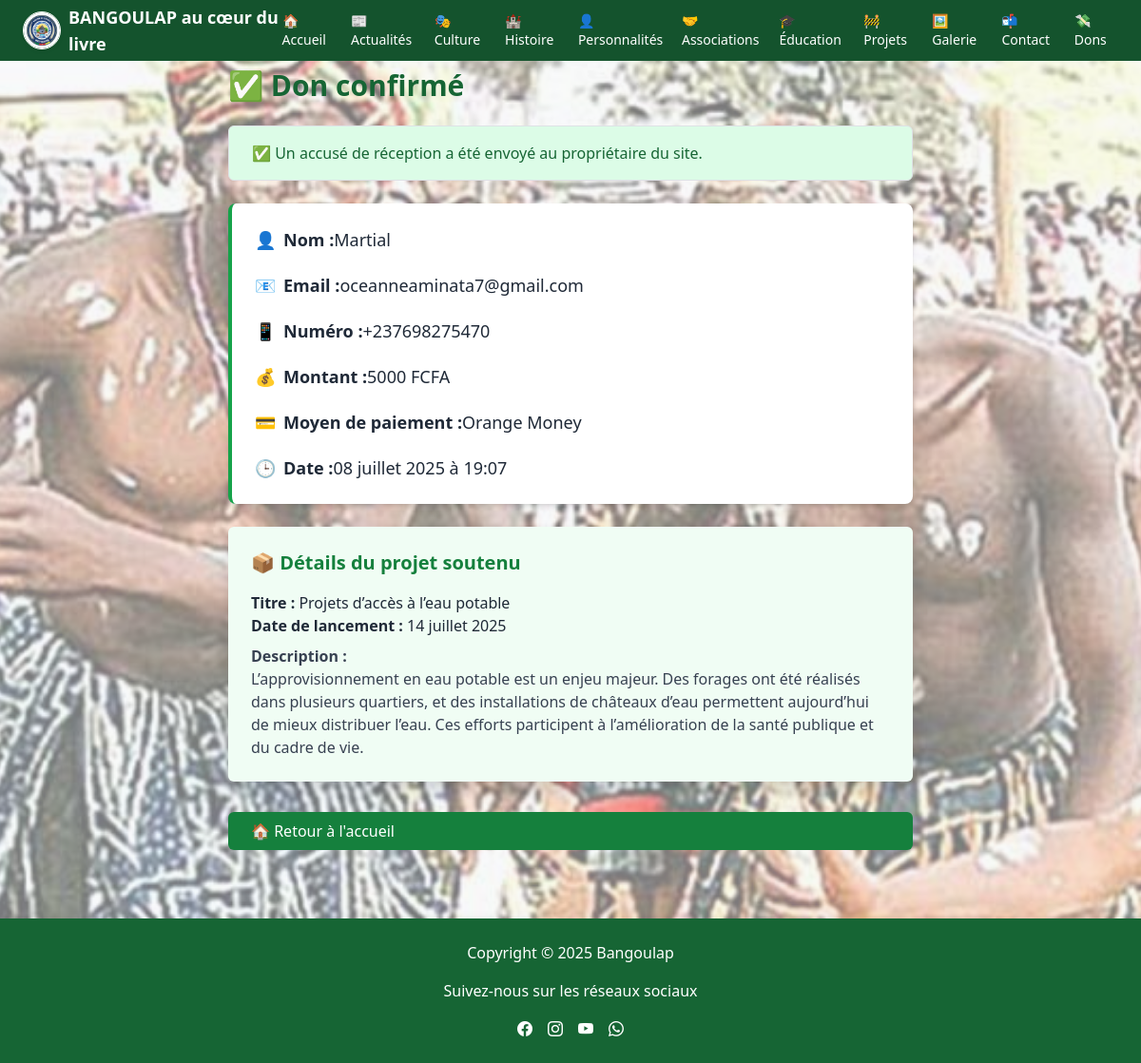
The page /dons/confirmation/25/ on the database its author committed.
### dons/models.py (models this page shows, shortened)
class Don(models.Model):
    MOYENS_PAIEMENT = (
        ('momo', 'Mobile Money'),
        ('om', 'Orange Money'),
    )
    nom = models.CharField(max_length=100)
    email = models.EmailField()
    numero = models.CharField(max_length=20)
    montant = models.PositiveIntegerField()
    moyen = models.CharField(max_length=10, choices=MOYENS_PAIEMENT)
    projet = models.ForeignKey(Projet, on_delete=models.CASCADE, related_name='dons')
    created_at = models.DateTimeField(auto_now_add=True)

### projets/models.py (models this page shows, shortened)
class Projet(models.Model):
    titre = models.CharField(max_length=200)
    description = models.TextField()
    date_lancement = models.DateField()
    image = models.ImageField(upload_to='projets/images/', blank=True, null=True)

### dons/views.py (the view)
# urls.py: path('confirmation/<int:don_id>/', views.confirmation_don, name='confirmation'),
def confirmation_don(request, don_id):
    don = get_object_or_404(Don, id=don_id)
    return render(request, 'dons/confirmation_don.html', {'don': don, 'email_envoye': True})

### dons/templates/dons/confirmation_don.html (shortened to what this page needs)
{% extends 'base.html' %}
{% load static %}
{% block content %}
<section class="max-w-3xl mx-auto px-6 py-10">
    <h1 class="text-3xl font-bold text-green-800 mb-6">✅ Don confirmé</h1>
    {% if email_envoye %}
        <div class="bg-green-100 border border-green-400 text-green-800 px-4 py-3 rounded relative mb-6" role="alert">
            ✅ Un accusé de réception a été envoyé au propriétaire du site.
        </div>
    {% endif %}
    <div class="bg-white p-6 rounded-lg shadow-md text-gray-800 space-y-5 border-l-4 border-green-600">
        <p class="flex items-center text-lg"><span class="mr-2">👤</span><strong>Nom :</strong> {{ don.nom }}</p>
        <p class="flex items-center text-lg"><span class="mr-2">📧</span><strong>Email :</strong> {{ don.email }}</p>
        <p class="flex items-center text-lg"><span class="mr-2">📱</span><strong>Numéro :</strong> {{ don.numero }}</p>
        <p class="flex items-center text-lg"><span class="mr-2">💰</span><strong>Montant :</strong> {{ don.montant }} FCFA</p>
        <p class="flex items-center text-lg"><span class="mr-2">💳</span><strong>Moyen de paiement :</strong> {{ don.get_moyen_display }}</p>
        <p class="flex items-center text-lg"><span class="mr-2">🕒</span><strong>Date :</strong> {{ don.created_at|date:"d F Y à H:i" }}</p>
    </div>
    <div class="bg-green-50 p-4 mt-6 rounded shadow">
        <h2 class="text-xl font-semibold text-green-700 mb-3">📦 Détails du projet soutenu</h2>
        <p><strong>Titre :</strong> {{ don.projet.titre }}</p>
        <p><strong>Date de lancement :</strong> {{ don.projet.date_lancement|date:"d F Y" }}</p>
        <p class="mt-2 text-gray-700"><strong>Description :</strong><br>{{ don.projet.description }}</p>
    </div>
    <div class="mt-8 text-center">
        <a href="{% url 'core:accueil' %}" class="bg-green-700 text-white px-6 py-2 rounded hover:bg-green-800 transition duration-300">
            🏠 Retour à l'accueil
        </a>
    </div>
</section>
{% endblock %}

### rows shown on the page
Don: nom "Martial", email "oceanneaminata7@gmail.com", numero "+237698275470", montant "5000", moyen "Orange Money", created_at "08 juillet 2025 à 19:07", projet.titre "Projets d’accès à l’eau potable", projet.date_lancement "14 juillet 2025", projet.description "L’approvisionnement en eau potable est un enjeu majeur. Des forages ont été réalisés dans plusieurs quartiers, et des installations de châteaux d’eau permettent aujourd’hui de mieux distribuer l’eau. Ces efforts participent à l’amélioration de la santé publique et du cadre de vie."
